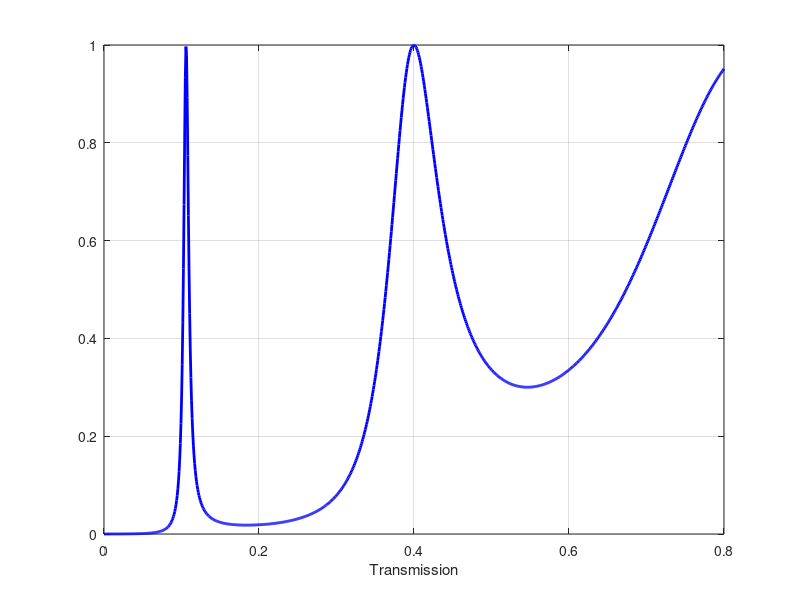

This figure's MATLAB source:
%% This program calculates the transmission coefficient through a 1D RTD diode
% code by: Amirhossein Davoody
% 26/6/2013

clc;
clear all;
fig=0;

%% Set physical parameters
hbar=1.05457e-34; %Joules
eV=1.602e-19;  %Joules
m0=9.109e-31;  %kg

%% Set simulation parameters
me=0.25*m0;
dx=3e-10; %meters
n_l=2; %number of leads
nT=46; %number of mesh points in the device region including contact mesh points
n_alpha=ceil(nT*100/100); %number of device eigen states used in calculation
pot=zeros(1,nT); %potential energy in the device region in Joules
v_1=0.4*eV;

pot=[zeros(15,1); v_1*ones(4,1); zeros(8,1); v_1*ones(4,1);zeros(15,1)]; %RT barrier

E_lead_1=0*eV;
E_lead_2=0*eV;

nE=1000;
E=linspace(0,0.8*eV,nE);
TM=zeros(1,nE);

% zplus=1i*1e-5*eV;
zplus=0;


%% Create Hamiltonian matrix
t0=hbar^2/2/me/dx^2;
H=zeros(nT,nT);
for i=1:nT-1
    H(i,i)=pot(i)+2*t0;
    H(i+1,i)=-t0;
    H(i,i+1)=-t0;
end;
% H(1,1)=pot(1)+1*t0;
H(nT,nT)=pot(nT)+2*t0;

for iE=1:nE
%% Calculate closed device Green's function
    Sigma_1=zeros(nT,nT);
    Sigma_2=zeros(nT,nT);
    ka_1=acos(1-(E(iE)+zplus-E_lead_1)/2/t0);
    ka_2=acos(1-(E(iE)+zplus-E_lead_2)/2/t0);
    Sigma_1(1,1)=-t0*exp(1i*ka_1);
    Sigma_2(nT,nT)=-t0*exp(1i*ka_2);
    G=inv((E(iE)+zplus)*eye(nT,nT)-H-Sigma_1-Sigma_2);
    Gamma_1=1i*(Sigma_1-ctranspose(Sigma_1));
    Gamma_2=1i*(Sigma_2-ctranspose(Sigma_2));
    TM(iE)=trace(Gamma_1*G*Gamma_2*ctranspose(G));
end

%% Plot transmission coefficient
fig=fig+1; figure(fig); hold off;
h=plot(E/eV,TM,'b','LineWidth',2);
xlim([0 0.8]);
xlabel('Transmission');
grid on;
% h=plot(XX,U1+UB,'b');
% h=plot(XS,mu1*ones(1,NS-4),'b--');
% h=plot(XD,mu2*ones(1,ND-4),'b--');
% axis([0 15 -.2 .8])
% set(h,'linewidth',[2.0]);
% set(gca,'Fontsize',[24]);
% xlabel('z ( nm ) --->');
% ylabel('Energy ( eV ) ---> ');